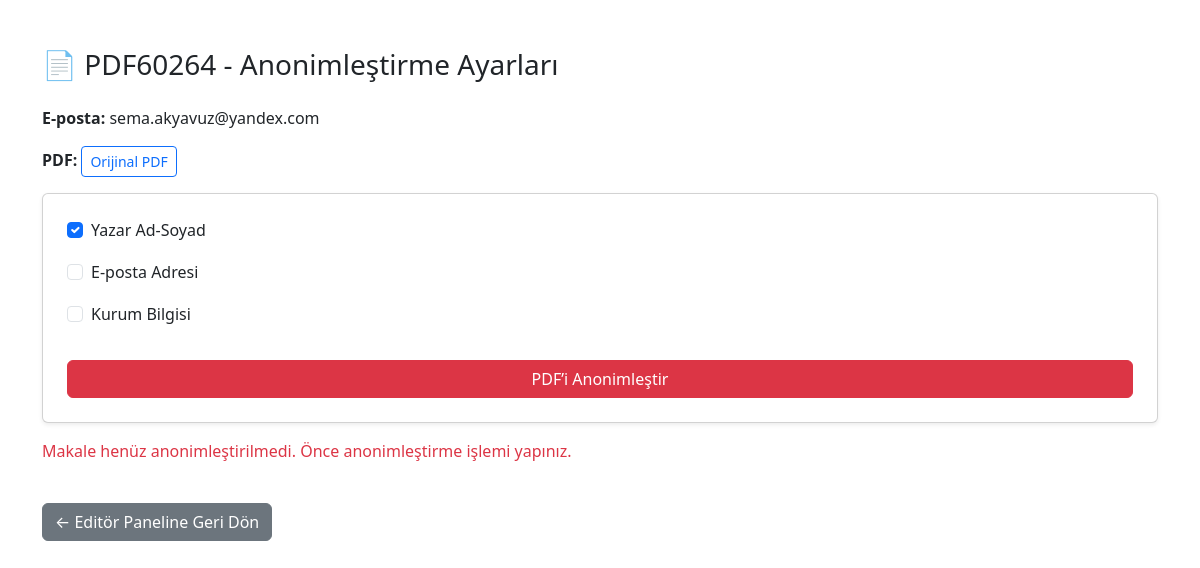
The app's page /editor/anonimlestir/2/ with its own data.
### makale/models.py (models this page shows, shortened)
class Makale(models.Model):
    takip_numarasi = models.CharField(max_length=10, unique=True, editable=False, default=benzersiz_takip_no_uret)
    email = models.EmailField()
    ad_soyad = models.CharField(max_length=100, blank=True, null=True)
    kurum = models.CharField(max_length=150, blank=True, null=True)
    pdf = models.FileField(upload_to='makaleler/')
    anonim_pdf = models.FileField(upload_to='anonim/', blank=True, null=True)
    degerlendirme_pdf = models.FileField(upload_to='degerlendirmeler/', blank=True, null=True)
    yukleme_tarihi = models.DateTimeField(auto_now_add=True)
    guncellendi = models.BooleanField(default=False)

class AnonimlestirmeSecimi(models.Model):
    makale = models.OneToOneField(Makale, on_delete=models.CASCADE)
    ad_soyad = models.BooleanField(default=False)
    e_posta = models.BooleanField(default=False)
    kurum = models.BooleanField(default=False)

### makale/views.py (the view, shortened to what this page needs)
# urls.py: path('editor/anonimlestir/<int:makale_id>/', views.anonimlestir, name='anonimlestir'),
def anonimlestir(request, makale_id):
    makale = get_object_or_404(Makale, id=makale_id)
    secim, _ = AnonimlestirmeSecimi.objects.get_or_create(makale=makale)
    form = AnonimlestirmeForm(instance=secim)
    hakem_form = HakemeYollaForm()
    existing_assignment = HakemeYollamaKaydi.objects.filter(makale=makale).first()
    if existing_assignment:
        messages.info(request, f"ℹ️ Bu makale şu anda {existing_assignment.hakem.isim} isimli hakeme atanmış durumda.")
    return render(request, 'makale/anonimlestirme_form.html', {
        'form': form,
        'makale': makale,
        'hakem_form': hakem_form,
        'existing_assignment': existing_assignment  # Pass to template to show current assignment
    })

### makale/forms.py
class AnonimlestirmeForm(forms.ModelForm):
    class Meta:
        model = AnonimlestirmeSecimi
        fields = ['ad_soyad', 'e_posta', 'kurum']
        labels = {
            'ad_soyad': 'Yazar Ad-Soyad',
            'e_posta': 'E-posta Adresi',
            'kurum': 'Kurum Bilgisi'
        }

class HakemeYollaForm(forms.ModelForm):
    class Meta:
        model = HakemeYollamaKaydi
        fields = ['hakem']
        labels = {
            'hakem': 'Hakem Seçin'
        }

### makale/templates/makale/anonimlestirme_form.html (shortened to what this page needs)
{% load crispy_forms_tags %}
<!DOCTYPE html>
<html lang="tr">
<head>
    <link href="https://cdn.jsdelivr.net/npm/bootstrap@5.3.0/dist/css/bootstrap.min.css" rel="stylesheet">
</head>
<body>
<div class="container mt-5">
    <h3 class="mb-4">📄 {{ makale.takip_numarasi }} - Anonimleştirme Ayarları</h3>
    <p><strong>E-posta:</strong> {{ makale.email }}</p>
    <p><strong>PDF:</strong> <a href="{{ makale.pdf.url }}" target="_blank" class="btn btn-outline-primary btn-sm">Orijinal PDF</a></p>
    <form method="POST">
        <div class="card p-4 shadow-sm">
            {{ form|crispy }}
            <button type="submit" class="btn btn-danger mt-3">PDF’i Anonimleştir</button>
        </div>
    </form>
    {% if makale.anonim_pdf %}
        <div class="mt-4">
            <p><strong>✔ Anonimleştirilmiş PDF:</strong></p>
            <a href="/media/{{ makale.anonim_pdf }}" class="btn btn-success">Görüntüle</a>
        </div>
    {% else %}
        <p class="text-danger mt-3">Makale henüz anonimleştirilmedi. Önce anonimleştirme işlemi yapınız.</p>
    {% endif %}
    <a href="{% url 'editore_panel' %}" class="btn btn-secondary mt-4">← Editör Paneline Geri Dön</a>
</div>
</body>
</html>

### records on screen
Makale: takip_numarasi "PDF60264", email "sema.akyavuz@yandex.com"
AnonimlestirmeSecimi: ad_soyad "☑"
